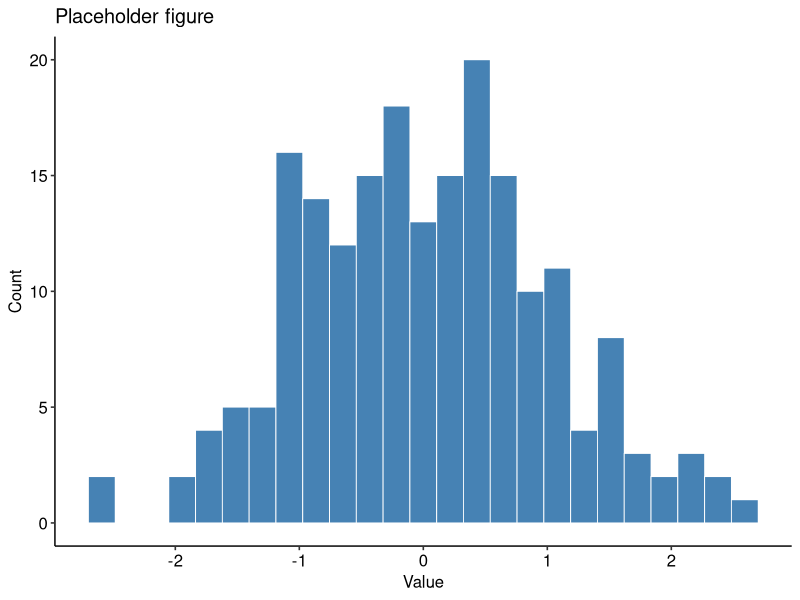

The R script that drew this image:
## ---- chunk 1
#| label: fig-template-example
#| fig-cap: "Replace this with a real figure. A caption is self-sufficient when a reader
#|   who sees only the plot and this sentence knows what is shown and why it matters."
#| fig-height: 3.5
#| dpi: 500
#| echo: false

library(tidyverse) # wrangling and visualization
library(ggpubr) # theme_pubr()

col_1 <- "steelblue"

set.seed(2026)
tibble(x = rnorm(200)) |>
  ggplot(aes(x = x)) +
  geom_histogram(bins = 25, fill = col_1, colour = "white", linewidth = 0.3) +
  theme_pubr() +
  labs(x = "Value", y = "Count", title = "Placeholder figure")
